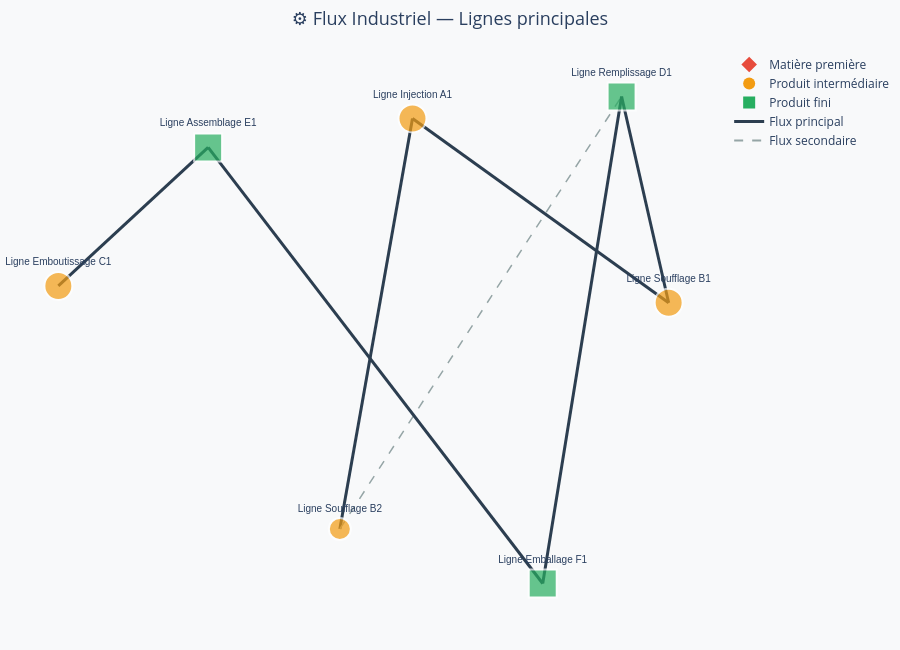

The notebook cell saved with this chart:
### Markdown cell above
## 6. 🔗 Vue flux principaux uniquement (sans matières premières)

### Code cell
fig2 = build_plotly_graph(
    G,
    title='⚙️ Flux Industriel — Lignes principales',
    show_mp=False
)
fig2.show()

### Figure 1 — Plotly figure (JSON) as saved in the notebook; plotly's stock layout.template omitted (floating-point values rounded to 4 significant figures)
{"data": [{"hoverinfo": "none", "line": {"color": "#2C3E50", "dash": "solid", "width": 3}, "mode": "lines", "showlegend": false, "type": "scatter", "x": [0.01458, 0.7485, null], "y": [0.4311, -0.01938, null]}, {"hoverinfo": "none", "line": {"color": "#2C3E50", "dash": "solid", "width": 3}, "mode": "lines", "showlegend": false, "type": "scatter", "x": [0.01458, -0.1935, null], "y": [0.4311, -0.5726, null]}, {"hoverinfo": "none", "line": {"color": "#2C3E50", "dash": "solid", "width": 3}, "mode": "lines", "showlegend": false, "type": "scatter", "x": [0.7485, 0.6136, null], "y": [-0.01938, 0.4849, null]}, {"hoverinfo": "none", "line": {"color": "#95A5A6", "dash": "dash", "width": 1.5}, "mode": "lines", "showlegend": false, "type": "scatter", "x": [-0.1935, 0.6136, null], "y": [-0.5726, 0.4849, null]}, {"hoverinfo": "none", "line": {"color": "#2C3E50", "dash": "solid", "width": 3}, "mode": "lines", "showlegend": false, "type": "scatter", "x": [-1, -0.5709, null], "y": [0.02158, 0.3604, null]}, {"hoverinfo": "none", "line": {"color": "#2C3E50", "dash": "solid", "width": 3}, "mode": "lines", "showlegend": false, "type": "scatter", "x": [0.6136, 0.3877, null], "y": [0.4849, -0.706, null]}, {"hoverinfo": "none", "line": {"color": "#2C3E50", "dash": "solid", "width": 3}, "mode": "lines", "showlegend": false, "type": "scatter", "x": [-0.5709, 0.3877, null], "y": [0.3604, -0.706, null]}, {"hoverinfo": "text", "hovertext": ["<b>Ligne Injection A1</b><br>Code : UP-001<br>Site : Site Alpha<br>Produit : Préforme PET<br>OEE : 🟡 82.5%<br>CMJ : 8000 kg/j", "<b>Ligne Soufflage B1</b><br>Code : UP-002<br>Site : Site Alpha<br>Produit : Flacon PET 500mL<br>OEE : 🟡 78.0%<br>CMJ : 45000 unités/j", "<b>Ligne Soufflage B2</b><br>Code : UP-003<br>Site : Site Alpha<br>Produit : Flacon PET 1L<br>OEE : 🟡 75.0%<br>CMJ : 28000 unités/j", "<b>Ligne Emboutissage C1</b><br>Code : UP-004<br>Site : Site Beta<br>Produit : Pièce acier stampée<br>OEE : 🟢 88.0%<br>CMJ : 6500 pièces/j", "<b>Ligne Remplissage D1</b><br>Code : UP-005<br>Site : Site Beta<br>Produit : Produit conditionné<br>OEE : 🟡 80.0%<br>CMJ : 35000 unités/j", "<b>Ligne Assemblage E1</b><br>Code : UP-006<br>Site : Site Beta<br>Produit : Sous-ensemble mécanique<br>OEE : 🟢 85.5%<br>CMJ : 5800 ensembles/j", "<b>Ligne Emballage F1</b><br>Code : UP-007<br>Site : Site Gamma<br>Produit : Produit fini emballé<br>OEE : 🟢 91.0%<br>CMJ : 38000 unités/j"], "marker": {"color": ["#F39C12", "#F39C12", "#F39C12", "#F39C12", "#27AE60", "#27AE60", "#27AE60"], "line": {"color": "white", "width": 2}, "size": [28, 28, 22, 28, 28, 28, 28], "symbol": ["circle", "circle", "circle", "circle", "square", "square", "square"]}, "mode": "markers+text", "showlegend": false, "text": ["Ligne Injection A1", "Ligne Soufflage B1", "Ligne Soufflage B2", "Ligne Emboutissage C1", "Ligne Remplissage D1", "Ligne Assemblage E1", "Ligne Emballage F1"], "textfont": {"family": "Arial", "size": 10}, "textposition": "top center", "type": "scatter", "x": [0.01458, 0.7485, -0.1935, -1, 0.6136, -0.5709, 0.3877], "y": [0.4311, -0.01938, -0.5726, 0.02158, 0.4849, 0.3604, -0.706]}, {"marker": {"color": "#E74C3C", "size": 12, "symbol": "diamond"}, "mode": "markers", "name": "Matière première", "type": "scatter", "x": [null], "y": [null]}, {"marker": {"color": "#F39C12", "size": 12, "symbol": "circle"}, "mode": "markers", "name": "Produit intermédiaire", "type": "scatter", "x": [null], "y": [null]}, {"marker": {"color": "#27AE60", "size": 12, "symbol": "square"}, "mode": "markers", "name": "Produit fini", "type": "scatter", "x": [null], "y": [null]}, {"line": {"color": "#2C3E50", "width": 3}, "mode": "lines", "name": "Flux principal", "type": "scatter", "x": [null], "y": [null]}, {"line": {"color": "#95A5A6", "dash": "dash", "width": 2}, "mode": "lines", "name": "Flux secondaire", "type": "scatter", "x": [null], "y": [null]}], "layout": {"height": 650, "hovermode": "closest", "legend": {"orientation": "v", "x": 1.01, "y": 1}, "margin": {"b": 20, "l": 5, "r": 150, "t": 50}, "paper_bgcolor": "#F8F9FA", "plot_bgcolor": "#F8F9FA", "showlegend": true, "title": {"font": {"size": 18}, "text": "⚙️ Flux Industriel — Lignes principales", "x": 0.5}, "xaxis": {"showgrid": false, "showticklabels": false, "zeroline": false}, "yaxis": {"showgrid": false, "showticklabels": false, "zeroline": false}}}
